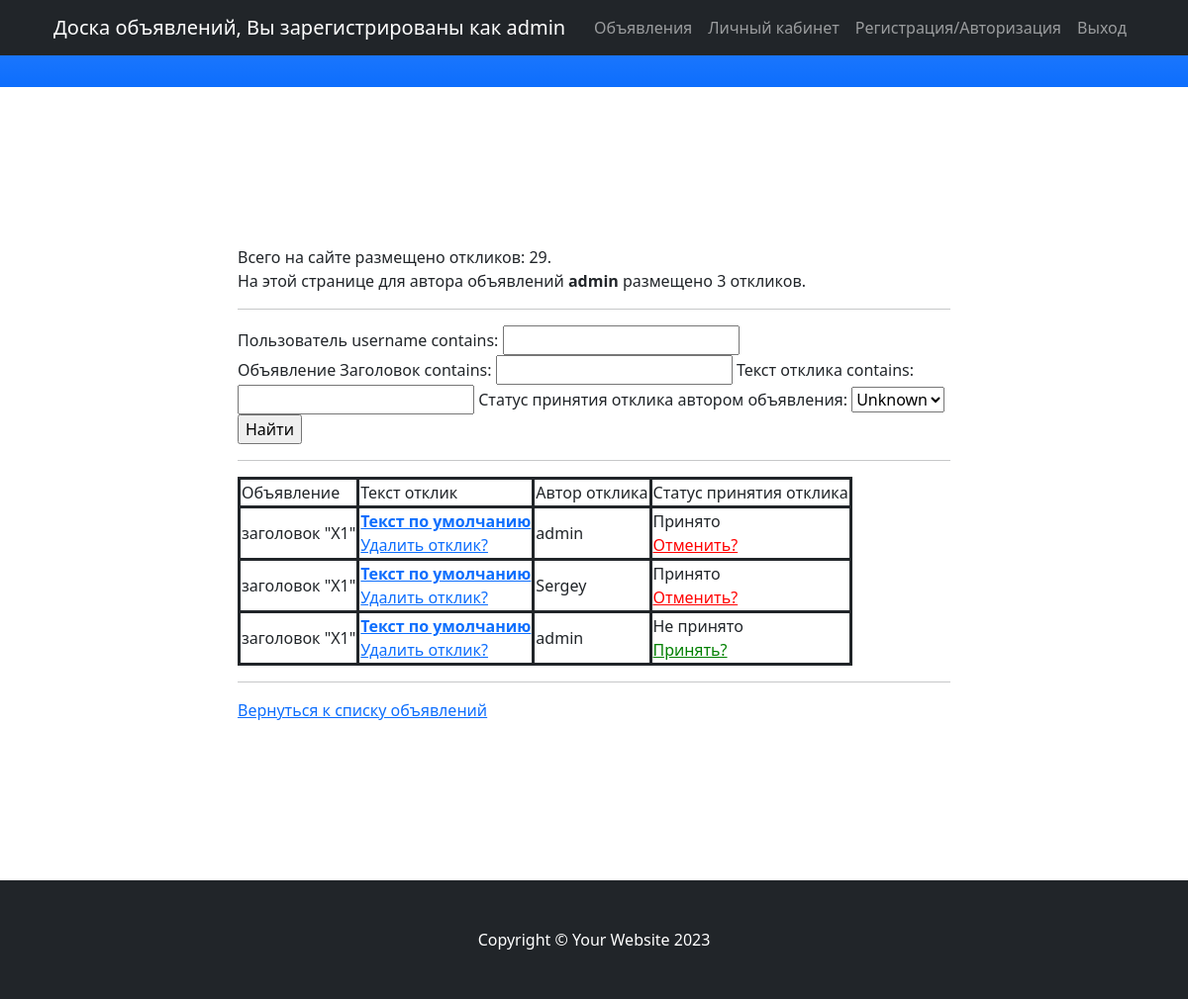
Page /board/private/ (signed in) on the committed database.
### Board/models.py (models this page shows, shortened)
class Response(models.Model):
    responseUser = models.ForeignKey(User, on_delete=models.CASCADE, verbose_name='Пользователь')
    responsePost = models.ForeignKey(Post, on_delete=models.CASCADE, verbose_name='Объявление')
    text = models.TextField(default="Текст по умолчанию",verbose_name='Текст отклика')
    accepted = models.BooleanField(default=False, verbose_name='Статус принятия отклика автором объявления')

class Post(models.Model):
    postUser = models.ForeignKey(User, on_delete=models.CASCADE, verbose_name='Пользователь')
    category_type = (
        ("Tank", 'Танки'),
        ("Heal", 'Хилы'),
        ("DD", 'ДД'),
        ("Trader", 'Торговцы'),
        ("Guildmaster", 'Гилдмастеры'),
        ("Questgiver", 'Квестгиверы'),
        ("Blacksmith", 'Кузнецы'),
        ("Tanner", 'Кожевники'),
        ("Potionmaster", 'Зельевары'),
        ("Spellmaster", 'Мастера заклинаний')
    )
    category = models.CharField(max_length=12, choices=category_type, default="Tank", verbose_name='Категория')
    date = models.DateTimeField(auto_now_add=True)
    title = models.CharField(max_length=64,  verbose_name='Заголовок')
    text = models.TextField(verbose_name='Текст объявления')
    def __str__(self):
        return f'заголовок "{self.title}"'

### Board/views.py (the view)
# urls.py: path('private/', PrivateTemplateView.as_view(), name='private_page'),
class PrivateTemplateView(LoginRequiredMixin, ListView):
    model = Response
    template_name = 'board/private_page.html'
    context_object_name = 'response_all'
    queryset = Response.objects.order_by("text")
    def get_context_data(self, **kwargs):
        context = super().get_context_data(**kwargs)
        context['response_objs'] = Response.objects.filter(responsePost__postUser__id=self.request.user.id)
        context['filter'] = ResponseFilter(self.request.GET, queryset=self.get_queryset())
        return context

### Board/Templates/board/private_page.html (shortened to what this page needs)
{% extends 'flatpages/default.html' %}
{% block content %}
  <p>Всего на сайте размещено откликов: {{ response_all|length }}.
      <br> На этой странице для автора объявлений <strong>{{ request.user }} </strong> размещено {{ response_objs|length }} откликов. </p>
<hr>
<form method="GET">
    {{ filter.form }}
    <input type="submit" value="Найти">
</form>
<hr>
    {% if response_objs %}
        <table style="border:solid">
            <tr style="border:solid">
                <td style="border:solid">Объявление</td>
                <td style="border:solid">Текст отклик</td>
                <td style="border:solid">Автор отклика</td>
                <td style="border:solid">Статус принятия отклика</td>
            </tr>
            {% for response in filter.qs %}
            {% for response_obj in response_objs %}
            {% if response.pk == response_obj.pk %}
            <tr>
                <td style="border:solid"> {{ response.responsePost }} </td>
                <td style="border:solid"> <a href="{% url 'responseview_page' %}?response_id={{ response.id }}">
                    <strong>{{ response.text|truncatechars:20 }} </strong></a>
                    <br>
                    <a href="{% url 'response_delete' response.id %}"> Удалить отклик? </a>
                </td>
                <td style="border:solid"> {{ response.responseUser }} </td>
                {% if response.accepted %}
                    <td style="border:solid"> Принято
                <br>
                    <a href="{% url 'unaccepted_page' %}?response_id={{ response.id }}"  style="color:red">Отменить?</a>
                        </td>
                {% else %}
                    <td style="border:solid"> Не принято
                        <br>
                    <a href="{% url 'accepted_page' %}?response_id={{ response.id }}" style="color:green">Принять?</a>
                    </td>
                {% endif %}
            </tr>
            {% endif %}
            {% endfor %}
            {% endfor %}
        </table>
    {% else %}
    <h3>Отзывов нет!</h3>
    {% endif %}
<hr>
<a href="{% url 'post_all' %}">Вернуться к списку объявлений</a>
{% endblock content %}

### Board/Templates/flatpages/default.html (shortened to what this page needs)
{% load static %}
<!DOCTYPE html>
<html lang="en">
    <head>
        <link href='{% static "css/styles.css" %}' rel="stylesheet" />
    </head>
    <body id="page-top">
        <nav class="navbar navbar-expand-lg navbar-dark bg-dark fixed-top" id="mainNav">
            <div class="container px-4">
                {% if request.user.id == None %}
                <a class="navbar-brand" href="/">Доска объявлений, Вы не зарегистрированы!</a>
                {% else %}
                <a class="navbar-brand" href="/">Доска объявлений, Вы зарегистрированы как {{ request.user }}</a>
                {% endif %}
                <div class="collapse navbar-collapse" id="navbarResponsive">
                    <ul class="navbar-nav ms-auto">
                        <li class="nav-item"><a class="nav-link" href="/board/">Объявления</a></li>
                        <li class="nav-item"><a class="nav-link" href="/board/private/">Личный кабинет</a></li>
                        <li class="nav-item"><a class="nav-link" href="/accounts/login">Регистрация/Авторизация</a></li>
                        <li class="nav-item"><a class="nav-link" href="/accounts/logout">Выход</a></li>
                    </ul>
                </div>
            </div>
        </nav>
        <section id="about">
            <div class="container px-4">
                <div class="row gx-4 justify-content-center">
                    <div class="col-lg-8">
                        <p> {% block content %} {% endblock content %} </p>
                    </div>
                </div>
            </div>
        </section>
        <footer class="py-5 bg-dark">
            <div class="container px-4"><p class="m-0 text-center text-white">Copyright &copy; Your Website 2023</p></div>
        </footer>
    </body>
</html>

### rows in the picture
Response: responsePost "заголовок \"X1\"", text "Текст по умолчанию", responseUser "admin"
Response: responsePost "заголовок \"X1\"", text "Текст по умолчанию", responseUser "Sergey"
Response: responsePost "заголовок \"X1\"", text "Текст по умолчанию", responseUser "admin"

### other values in the picture
{{ request.user }} "admin"
{{ response_all|length }} "29"
{{ response_objs|length }} "3"
